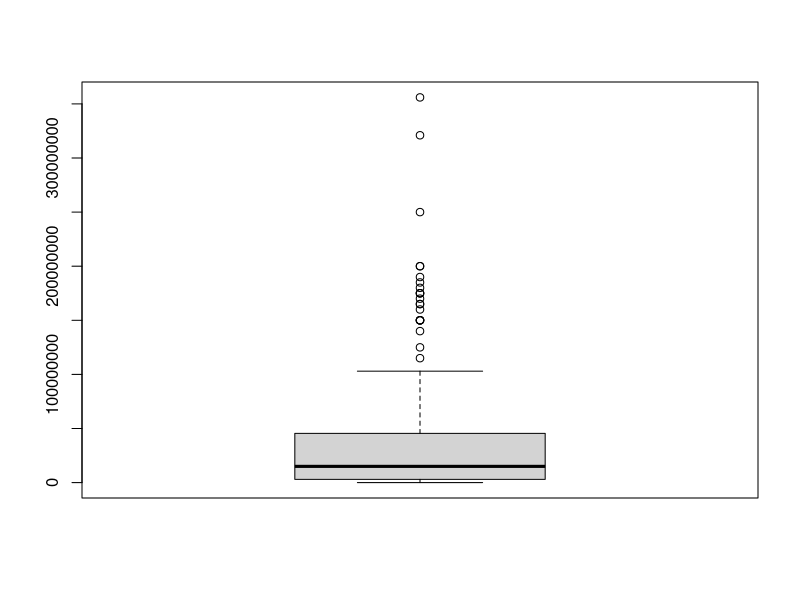
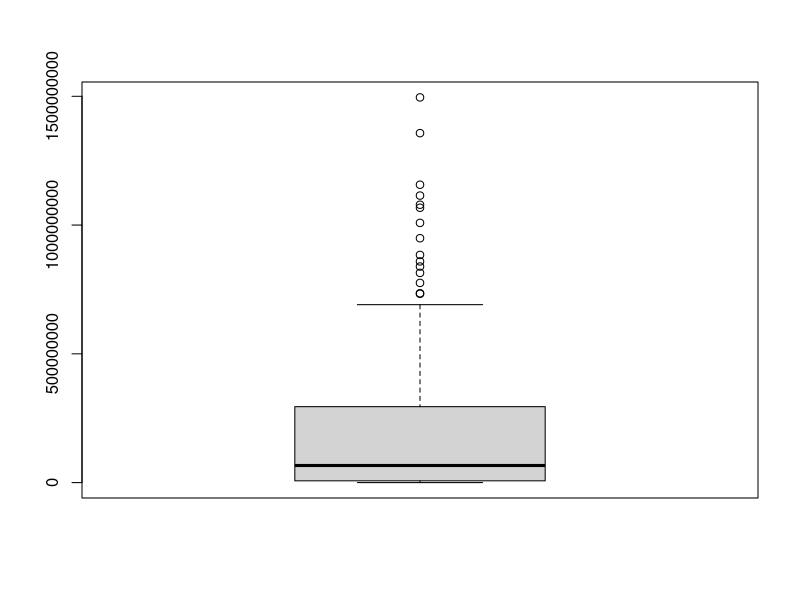
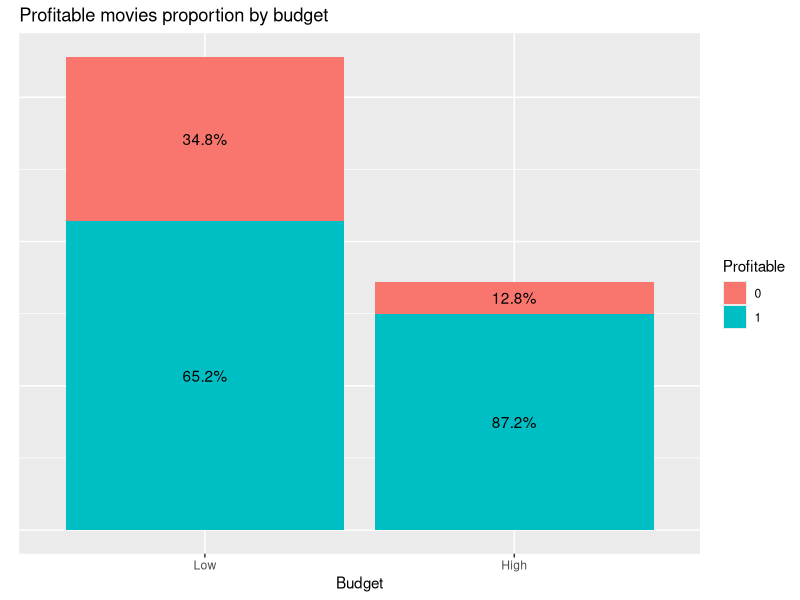
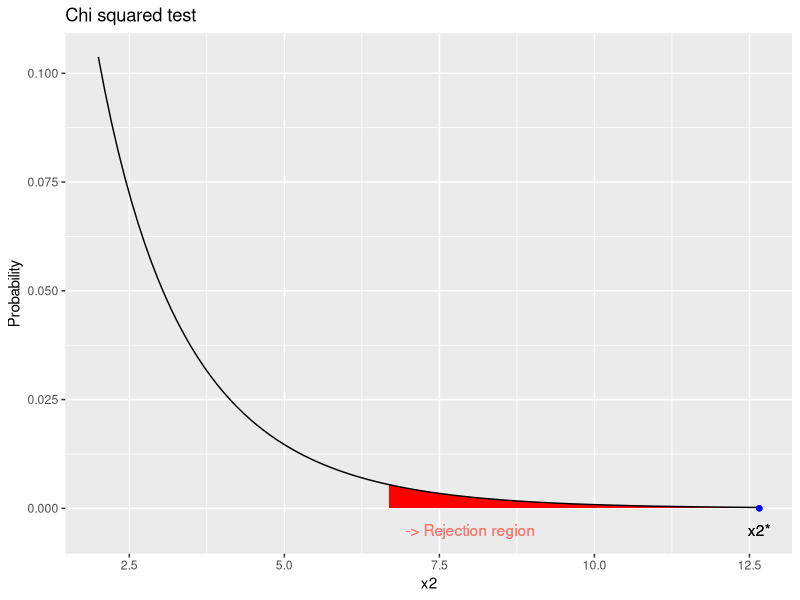

Source code (R) for these figures, in order:
## ---- chunk 1
knitr::opts_chunk$set(echo = TRUE,
                      message = FALSE,
                      warning = FALSE)
options(scipen = 999)
## ---- chunk 2
# Es carreguen les llibreries requerides
  if (!require(stringr)) {
    install.packages('stringr')
  }
  library(stringr)

  if (!require(VIM)) {
    install.packages('VIM')
  }
  library(VIM)

  if (!require(ggplot2)) {
    install.packages('ggplot2')
  }
  library(ggplot2)

  if (!require(ggstats)) {
    install.packages('ggstats')
  }
  library(ggstats)

  if (!require(gridExtra)) {
    install.packages('gridExtra')
  }
  library(gridExtra)
## ---- chunk 3
# Eliminació de patrons
  top250movies.remove <- function(column,
                                  pattern){
    input <- top250movies[[column]]
    result <- str_remove_all(string = input,
                             pattern = pattern)
    return(result)
  }

# Conversió del temps
  top250movies.time_conversion <- function(column){
    input <- top250movies[[column]]
    time <- c()
    for (i in 1:length(input)) {
      value <- str_split(string = input[i],
                         pattern = ' ')[[1]]
      hours <- 0
      minutes <- 0
      if (is.na(value[2])) {
        if (grepl(pattern = 'h',
                  x = value[1])) {
          hours <- as.numeric(str_remove_all(string = value[1],
                                             pattern = '[a-z]'))
          } else {
            minutes <- as.numeric(str_remove_all(string = value[1],
                                                 pattern = '[a-z]'))
            }
        } else {
          hours <- as.numeric(str_remove_all(string = value[1],
                                             pattern = '[a-z]'))
          minutes <- as.numeric(str_remove_all(string = value[2],
                                             pattern = '[a-z]'))
          }
      time[i] <- hours*60 + minutes
      }
    return(time)
    }

# Conversió d'unitats
  top250movies.units_conversion <- function(column){
    input <- top250movies[[column]]
    units <- c()
    for(i in 1:length(input)){
      ifelse(test = grepl(pattern = 'K',
                          x = input[i]),
             yes = units[i] <- paste(str_remove_all(string = input[i],
                                                    pattern = '[^0-9]'),
                                     '000',
                                     sep = ''),
             no = ifelse(test = grepl(pattern = '\\.',
                                      x = input[i]),
                         yes = units[i] <- paste(str_remove_all(string = input[i],
                                                                pattern = '[^0-9]'),
                                                 '00000',
                                                 sep = ''),
                         no = units[i] <- paste(str_remove_all(string = input[i],
                                                               pattern = '[^0-9]'),
                                                '000000',
                                                sep = '')))
    }
    return(units)
  }

# Conversió d'unitats monetàries
  top250movies.dollar_conversion <- function(column,
                                             policy){
    input <- top250movies[[column]]
    conversion <- c()
    for (i in 1:length(input)) {
      ifelse(test = is.na(input[i]),
             yes = conversion[i] <- NA,
             no = conversion[i] <- subset(get(policy),
                                          subset = Local == str_replace_all(string = input[i],
                                                                            pattern = '[0-9]',
                                                                            replacement = ''),
                                          select = Dolar,
                                          drop = TRUE) *
               as.numeric(str_replace_all(string = input[i],
                                          pattern = '[^0-9]',
                                          replacement = '')))
      }
    return(conversion)
    }

# Càlcul de la proporció de valors perduts
  top250movies.na_prop <- function(column){
    input <- top250movies[[column]]
    result <- cat(column,
               ': ',
               round(x = sum(is.na(input))/length(input),
                     digits = 3)*100,
               '%',
               '\n',
               sep = '')
    return(result)
  }
  
# Detecció de patrons
  top250movies.detect <- function(column,
                                  pattern){
    input <- top250movies[[column]]
    result <- as.numeric(grepl(pattern = pattern,
                               x = input))
    return(result)
  }

# Valoració en termes de rendibilitat
  top250movies.is_profitable <- function(minimum_criteria){
    budget <- top250movies[['Budget']]
    collection <- top250movies[['Collection']]
    value <- collection - minimum_criteria * budget > 0
    result <- as.numeric(value)
    return(result)
  }
## ---- chunk 4
# S'importa la data
  top250movies <- read.csv('dataset/top250movies.csv')
  
  cat('top250movies',
      '\n\trows:',
      nrow(top250movies),
      '\n\tcolumns:',
      ncol(top250movies))

# Es visualitzen els primers 3 registres de top250movies
  head(top250movies,
       n = 3)
  
# S'observa la dada per a cada atribut de top250movies
  summary(top250movies)
## ---- chunk 5
names <- colnames(top250movies)
exclude <- c('Title',
             'Classification',
             'Director')
selection <- names[!(names %in% exclude)]

top250movies <- subset(x = top250movies,
                       select = selection)
## ---- chunk 6
# Budget
  top250movies$Budget <- top250movies.remove(column = 'Budget',
                                             pattern = '\\(estimated\\)|,|\\s')

# Collection
  top250movies$Collection <- top250movies.remove(column = 'Collection',
                                                 pattern = '[^0-9]')
## ---- chunk 7
# Duration
  top250movies$Duration <- top250movies.time_conversion(column = 'Duration')

# Review
  top250movies$Review <- top250movies.units_conversion(column = 'Review')
  
# Budget
  # Es defineix la política de conversió
  Monetary_policy <- data.frame('Local' = c('R$',
                                            'FRF',
                                            'DKK',
                                            'DEM',
                                            'A$',
                                            '₹',
                                            '€',
                                            '₩',
                                            '¥',
                                            '£',
                                            '$'),
                                'Dolar' = c(0.055,
                                            0.164261,
                                            0.14,
                                            0.0018,
                                            0.66,
                                            0.012,
                                            1.08,
                                            0.00073,
                                            0.0064,
                                            1.26,
                                            1))
  
  top250movies$Budget <- top250movies.dollar_conversion(column = 'Budget',
                                                        policy = 'Monetary_policy')
## ---- chunk 8
for (column in colnames(top250movies)) {
  
  # Variables de tipus integer
    if (column %in% c('Year',
                      'Duration',
                      'Review',
                      'Budget',
                      'Collection')) {
      top250movies[[column]] <- as.integer(top250movies[[column]])
    }
  
  # Variables de tipus numeric
    if (column == 'Rating') {
      top250movies[[column]] <- as.numeric(top250movies[[column]])
    }
  
}
## ---- chunk 9
# Valors extrems
  for (column in colnames(top250movies)) {
    if (column %in% c('Budget',
                      'Collection')) {
      outlier <- boxplot(top250movies[[column]])$out
      top250movies[[column]][top250movies[[column]] %in% outlier] <- NA
      }
    }
## ---- chunk 10
# Proporció de dades perdudes
  for (column in colnames(top250movies)) {
    top250movies.na_prop(column = column)
  }
## ---- chunk 11
# Imputació per k-NN
  for (column in colnames(top250movies)) {
    if (anyNA(top250movies[[column]])) {
      top250movies <- kNN(data = top250movies,
                          variable = column,
                          metric = 'grower',
                          imp_var = FALSE)
    }
  }
## ---- chunk 12
# Genre
  genre_list <- unique(str_trim(unlist(strsplit(top250movies$Genre,
                                               split = ','))))
  genre_list <- genre_list[!is.na(genre_list)]
  
  for (genre in genre_list) {
    top250movies[[genre]] <- as.factor(top250movies.detect(column = 'Genre',
                                                           pattern = genre))
  }
  
  top250movies <- subset(x = top250movies,
                         select = -Genre)
## ---- chunk 13
# Beneficis per pel·lícula
  top250movies$Net_income <- top250movies$Collection - top250movies$Budget

# Es comprova si la pel·lícula és rendible només si Collection és el doble que Budget
  top250movies$Profitable <- as.factor(top250movies.is_profitable(minimum_criteria = 2))
## ---- chunk 14
# Es normalitzen els atributs numèrics
  for (column in colnames(top250movies)) {
    if ((class(top250movies[[column]]) %in% c('numeric',
                                              'integer')) &
        (column != 'Year')) {
      top250movies[[paste(column,
                          '_z-score',
                          sep = '')]] <- scale(top250movies[[column]])
    }
  }
## ---- chunk 15
# S'obté la taula
  addmargins(table(top250movies$Profitable, factor(x = top250movies$Budget >= mean(top250movies$Budget),
                                                   levels = c(FALSE, TRUE),
                                                   labels = c('Low', 'High')),
                   dnn = c('Profitable', 'Budget')))

# Es grafica el constrast
  ggplot(data = top250movies,
         aes(x = Budget > mean(Budget),
             fill = Profitable,
             by = Budget > mean(Budget))) +
    stat_count(geom = 'bar',
               position = 'stack') +
    geom_text(stat = 'prop',
              position = position_stack(vjust = 0.5)) +
    theme(axis.ticks.y = element_blank(),
          axis.text.y = element_blank()) +
    scale_x_discrete(labels = c('Low', 'High')) +
    labs(title = 'Profitable movies proportion by budget',
         x = 'Budget',
         y = element_blank())
## ---- chunk 16
# Es calculen els paràmetres
  group_1 <- subset(x = top250movies,
                    subset = Budget >= mean(Budget),
                    select = Profitable,
                    drop = TRUE)
  group_2 <- subset(x = top250movies,
                    subset = Budget < mean(Budget),
                    select = Profitable,
                    drop = TRUE)
  
  x_1 <- sum(as.numeric(group_1) - 1)
  x_2 <- sum(as.numeric(group_2) - 1)
            
  n_1 <- length(group_1)
  n_2 <- length(group_2)

# Es calcula el test
  test <- prop.test(x = c(x_1, x_2),
                    n = c(n_1, n_2),
                    alternative = 'greater',
                    conf.level = 0.99)
  
# S'obté l'estadístic
  x2 <- test$statistic[[1]]
## ---- chunk 17
f2 <- function(x){
  y <- dchisq(x,
              df = 1)
  y[x < qchisq(p = 0.01,
               df = 1,
               lower.tail = FALSE)] <- NA
  return(y)
}

ggplot(data.frame(x = c(2, 12)),
       aes(x = x)) +
  stat_function(fun = f2,
                geom = 'area',
                fill = 'red') +
  stat_function(fun = dchisq,
                args = list(df = 1)) +
  geom_point(aes(x = x2,
                 y = 0),
             color = 'blue') +
    geom_text(aes(x = 8,
                  y = -0.005,
                  color = 'red'),
              label = '-> Rejection region',
              show.legend = FALSE) +
  geom_text(aes(x = x2,
                y = -0.005),
            label = 'x2*') +
  labs(title = 'Chi squared test',
       y = 'Probability',
       x = 'x2')
## ---- chunk 18
# S'exporta top250movies
  write.csv(x = top250movies,
            file = 'dataset/top250movies_clean.csv',
            row.names = FALSE)
